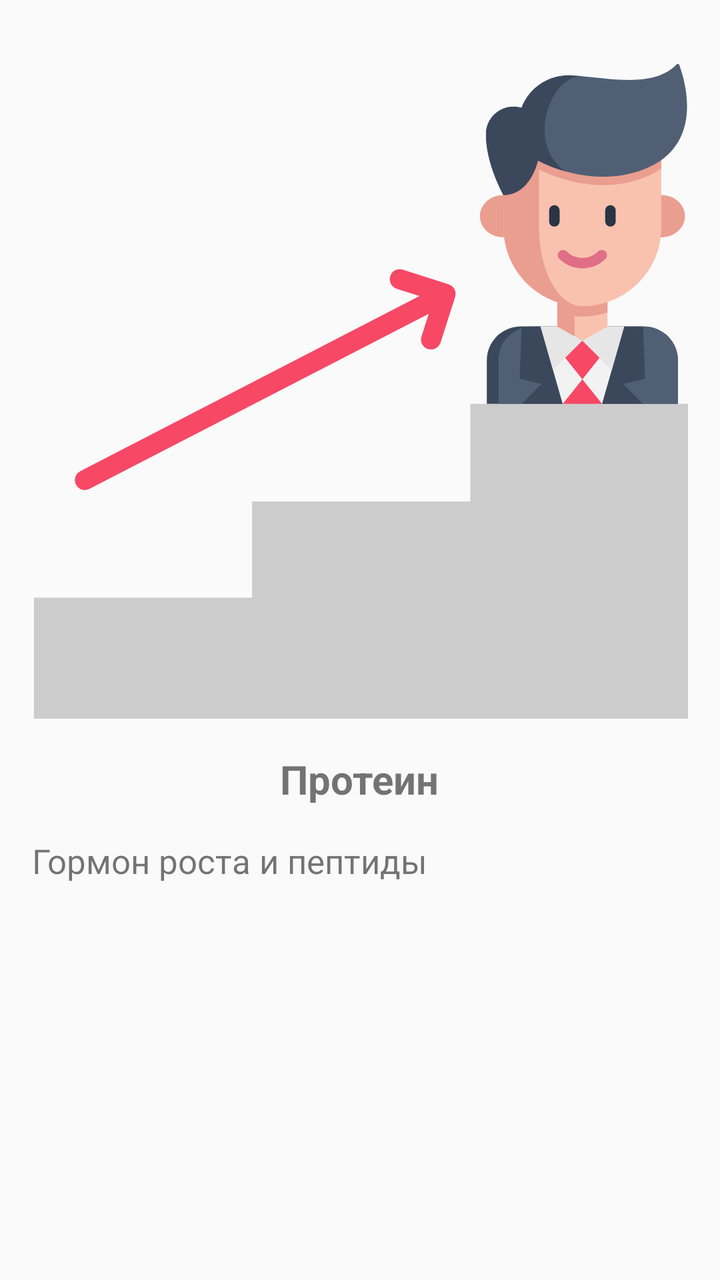
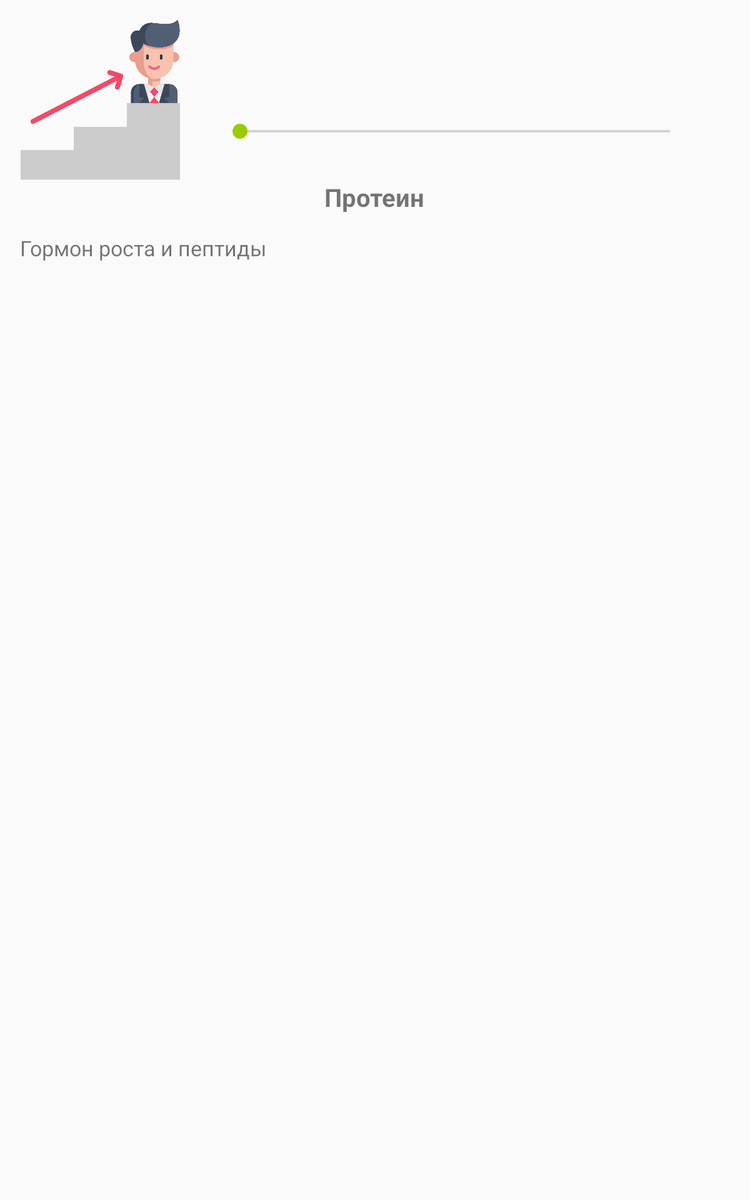

First picture: res/layout/ on a phone held upright. Second picture: the repository's own variant of that layout, on a device whose configuration matches the variant's folder. Source for both follows.
<!-- AndroidManifest.xml: application theme AppTheme -->
<!-- res/layout/activity_content.xml -->
<?xml version="1.0" encoding="utf-8"?>
<androidx.constraintlayout.widget.ConstraintLayout xmlns:android="http://schemas.android.com/apk/res/android"
    xmlns:app="http://schemas.android.com/apk/res-auto"
    xmlns:tools="http://schemas.android.com/tools"
    android:id="@+id/container"
    android:layout_width="match_parent"
    android:layout_height="match_parent"
    tools:context="romant.app.test.MainActivity">


    <ScrollView

        android:id="@+id/item1"
        android:layout_width="match_parent"
        android:layout_height="wrap_content"
        android:visibility="visible"
        tools:ignore="MissingConstraints">

        <LinearLayout

            android:layout_width="match_parent"
            android:layout_height="wrap_content"
            android:orientation="vertical"
            android:padding="16dp">

            <ImageView
                android:id="@+id/imageView12"
                android:layout_width="match_parent"
                android:layout_height="wrap_content"
                app:srcCompat="@drawable/image1" />

            <TextView
                android:layout_width="wrap_content"
                android:layout_height="match_parent"
                android:layout_gravity="center_horizontal"
                android:text="@string/title1"
                android:textSize="20sp"
                android:textStyle="bold"/>

            <TextView
                android:justificationMode="inter_word"
                android:id="@+id/textView_text11"
                android:layout_width="match_parent"
                android:layout_height="wrap_content"
                android:paddingTop="16dp"
                android:text="@string/text1"
                android:textSize="17sp" />

        </LinearLayout>

    </ScrollView>

    <ScrollView
        android:id="@+id/item2"
        android:layout_width="match_parent"
        android:layout_height="wrap_content"
        android:visibility="gone"
        tools:ignore="MissingConstraints">

        <LinearLayout

            android:layout_width="match_parent"
            android:layout_height="wrap_content"
            android:orientation="vertical"
            android:padding="16dp">

            <ImageView
                android:id="@+id/imageView22"
                android:layout_width="match_parent"
                android:layout_height="wrap_content"
                app:srcCompat="@drawable/image2" />

            <TextView
                android:layout_width="wrap_content"
                android:layout_height="match_parent"
                android:layout_gravity="center_horizontal"
                android:text="@string/title2"
                android:textSize="20sp"
                android:textStyle="bold" />

            <TextView
                android:justificationMode="inter_word"
                android:id="@+id/textView_text22"
                android:layout_width="match_parent"
                android:layout_height="wrap_content"
                android:paddingTop="16dp"
                android:text="@string/text2"
                android:textSize="17sp" />


        </LinearLayout>

    </ScrollView>

    <ScrollView
        android:id="@+id/item3"
        android:layout_width="match_parent"
        android:layout_height="wrap_content"
        android:visibility="gone"
        tools:ignore="MissingConstraints">

        <LinearLayout
            android:layout_width="match_parent"
            android:layout_height="wrap_content"
            android:orientation="vertical"
            android:padding="16dp">

            <ImageView
                android:id="@+id/imageView32"
                android:layout_width="match_parent"
                android:layout_height="wrap_content"
                app:srcCompat="@drawable/image3" />

            <TextView
                android:layout_width="wrap_content"
                android:layout_height="match_parent"
                android:layout_gravity="center_horizontal"
                android:text="@string/title3"
                android:textSize="20sp"
                android:textStyle="bold" />

            <TextView
                android:justificationMode="inter_word"
                android:id="@+id/textView_text32"
                android:layout_width="match_parent"
                android:layout_height="wrap_content"
                android:paddingTop="16dp"
                android:text="@string/text3"
                android:textSize="17sp" />

        </LinearLayout>

    </ScrollView>

    <ScrollView
        android:id="@+id/item4"
        android:layout_width="match_parent"
        android:layout_height="wrap_content"
        android:visibility="gone"
        tools:ignore="MissingConstraints">

        <LinearLayout

            android:layout_width="match_parent"
            android:layout_height="wrap_content"
            android:orientation="vertical"
            android:padding="16dp">

            <ImageView
                android:id="@+id/imageView42"
                android:layout_width="match_parent"
                android:layout_height="wrap_content"
                app:srcCompat="@drawable/image4" />


            <TextView
                android:layout_width="wrap_content"
                android:layout_height="match_parent"
                android:layout_gravity="center_horizontal"
                android:text="@string/title4"
                android:textSize="20sp"
                android:textStyle="bold" />


            <TextView
                android:justificationMode="inter_word"
                android:id="@+id/textView_text42"
                android:layout_width="wrap_content"
                android:layout_height="wrap_content"
                android:paddingTop="16dp"
                android:text="@string/text4"
                android:textSize="17sp" />

        </LinearLayout>

    </ScrollView>

    <ScrollView
        android:layout_width="match_parent"
        android:layout_height="wrap_content"
        tools:ignore="MissingConstraints">

        <LinearLayout

            android:id="@+id/item5"
            android:layout_width="match_parent"
            android:layout_height="wrap_content"
            android:orientation="vertical"
            android:padding="16dp"
            android:visibility="gone">

            <ImageView
                android:id="@+id/imageView52"
                android:layout_width="match_parent"
                android:layout_height="wrap_content"
                app:srcCompat="@drawable/image5" />

            <TextView
                android:layout_width="wrap_content"
                android:layout_height="match_parent"
                android:layout_gravity="center_horizontal"
                android:text="@string/title5"
                android:textSize="20sp"
                android:textStyle="bold"/>

            <TextView
                android:justificationMode="inter_word"
                android:id="@+id/textView_text52"
                android:layout_width="wrap_content"
                android:layout_height="wrap_content"
                android:paddingTop="16dp"
                android:text="@string/text5"
                android:textSize="17sp" />

        </LinearLayout>
    </ScrollView>

    <ScrollView
        android:id="@+id/item6"
        android:visibility="gone"
        android:layout_width="match_parent"
        android:layout_height="wrap_content"
        tools:ignore="MissingConstraints">

        <LinearLayout

            android:layout_width="match_parent"
            android:layout_height="wrap_content"
            android:orientation="vertical"
            android:padding="16dp">

            <ImageView
                android:id="@+id/imageView62"
                android:layout_width="match_parent"
                android:layout_height="wrap_content"
                app:srcCompat="@drawable/image6" />


            <TextView
                android:layout_width="wrap_content"
                android:layout_height="match_parent"
                android:layout_gravity="center_horizontal"
                android:text="@string/title6"
                android:textSize="20sp"
                android:textStyle="bold" />

            <TextView
                android:justificationMode="inter_word"
                android:id="@+id/textView_text62"
                android:layout_width="match_parent"
                android:layout_height="wrap_content"
                android:paddingTop="16dp"
                android:text="@string/text6"
                android:textSize="17sp" />
        </LinearLayout>
    </ScrollView>

</androidx.constraintlayout.widget.ConstraintLayout>
<!-- resources referenced by this layout -->
<resources>
  <!-- drawable image1: vector/xml drawable (drawable, 5207 chars, omitted) -->
  <!-- drawable image2: vector/xml drawable (drawable, 10924 chars, omitted) -->
  <!-- drawable image3: vector/xml drawable (drawable, 9031 chars, omitted) -->
  <!-- drawable image4: vector/xml drawable (drawable, 8268 chars, omitted) -->
  <!-- drawable image5: vector/xml drawable (drawable, 4986 chars, omitted) -->
  <!-- drawable image6: vector/xml drawable (drawable, 7432 chars, omitted) -->
  <string name="text1">Гормон роста и пептиды</string>
  <string name="text2">Гормон роста и пептиды</string>
  <string name="text3">Гормон роста и пептиды</string>
  <string name="text4">Гормон роста и пептиды</string>
  <string name="text5">Гормон роста и пептиды</string>
  <string name="text6">Гормон роста и пептиды</string>
  <string name="title1">Протеин</string>
  <string name="title2">Гейнер</string>
  <string name="title3">BCAA</string>
  <string name="title4">Аминокислоты b BCAA</string>
  <string name="title5">Анаболические стероиды</string>
  <string name="title6">Анаболические комплексы</string>
  <style name="AppTheme" parent="Theme.AppCompat.DayNight.NoActionBar">
          
          <item name="colorPrimary">@android:color/holo_green_light</item>
          <item name="colorPrimaryDark">@android:color/holo_green_dark</item>
          <item name="colorAccent">@android:color/holo_green_light</item>
      </style>
</resources>
<!-- res/layout-large/activity_content.xml (the repository's variant of the layout above) -->
<!-- drawn on a 7-inch tablet held upright -->
<?xml version="1.0" encoding="utf-8"?>
<androidx.constraintlayout.widget.ConstraintLayout xmlns:android="http://schemas.android.com/apk/res/android"
    xmlns:app="http://schemas.android.com/apk/res-auto"
    xmlns:tools="http://schemas.android.com/tools"
    android:id="@+id/container"
    android:layout_width="match_parent"
    android:layout_height="match_parent"
    tools:context="romant.app.test.MainActivity">


    <ScrollView

        android:id="@+id/item1"
        android:layout_width="match_parent"
        android:layout_height="wrap_content"
        android:visibility="visible"
        tools:ignore="MissingConstraints">

        <LinearLayout

            android:layout_width="match_parent"
            android:layout_height="wrap_content"
            android:orientation="vertical"
            android:padding="16dp">

            <LinearLayout
                android:orientation="horizontal"
                android:layout_width="match_parent"
                android:layout_height="match_parent">

            <ImageView
                android:layout_width="128dp"
                android:layout_height="128dp"
                app:srcCompat="@drawable/image1"
                android:contentDescription="TODO" />

            <androidx.constraintlayout.widget.ConstraintLayout
                android:id="@+id/player_layout"
                android:layout_width="match_parent"
                android:layout_height="128dp">
                <ImageView
                    android:id="@+id/btnPlay"
                    android:layout_width="wrap_content"
                    android:layout_height="wrap_content"
                    android:layout_marginTop="32dp"
                    android:background="?attr/selectableItemBackground"
                    app:layout_constraintEnd_toStartOf="@+id/btnPause"
                    app:layout_constraintHorizontal_bias="0.5"
                    app:layout_constraintStart_toStartOf="parent"
                    app:layout_constraintTop_toTopOf="parent"
                    app:srcCompat="@drawable/ic_play_arrow_black_24dp"
                    android:contentDescription="TODO" />

                <ImageView
                    android:id="@+id/btnPause"
                    android:layout_width="wrap_content"
                    android:layout_height="wrap_content"
                    android:background="?attr/selectableItemBackground"
                    app:layout_constraintEnd_toStartOf="@+id/btnStop"
                    app:layout_constraintHorizontal_bias="0.5"
                    app:layout_constraintStart_toEndOf="@+id/btnPlay"
                    app:layout_constraintTop_toTopOf="@+id/btnPlay"
                    app:srcCompat="@drawable/ic_pause_black_24dp"
                    android:contentDescription="TODO" />

                <ImageView
                    android:id="@+id/btnStop"
                    android:layout_width="wrap_content"
                    android:layout_height="wrap_content"
                    android:background="?attr/selectableItemBackground"
                    app:layout_constraintEnd_toEndOf="parent"
                    app:layout_constraintHorizontal_bias="0.5"
                    app:layout_constraintStart_toEndOf="@+id/btnPause"
                    app:layout_constraintTop_toTopOf="@+id/btnPause"
                    app:srcCompat="@drawable/ic_stop_black_24dp"
                    android:contentDescription="TODO" />

                <SeekBar
                    android:id="@+id/seekBar"
                    android:layout_width="0dp"
                    android:layout_height="wrap_content"
                    android:layout_marginStart="32dp"
                    android:layout_marginTop="48dp"
                    android:layout_marginEnd="32dp"
                    app:layout_constraintEnd_toEndOf="parent"
                    app:layout_constraintStart_toStartOf="parent"
                    app:layout_constraintTop_toBottomOf="@+id/btnPlay" />

                <TextView
                    android:id="@+id/tv_pass"
                    android:layout_width="wrap_content"
                    android:layout_height="wrap_content"
                    android:layout_marginBottom="8dp"
                    android:paddingLeft="32dp"
                    android:text=""
                    app:layout_constraintBottom_toTopOf="@+id/seekBar"
                    app:layout_constraintStart_toStartOf="parent" />

                <TextView
                    android:id="@+id/tv_due"
                    android:layout_width="wrap_content"
                    android:layout_height="wrap_content"
                    android:paddingRight="32dp"
                    android:layout_marginBottom="8dp"
                    android:text=""
                    app:layout_constraintBottom_toTopOf="@+id/seekBar"
                    app:layout_constraintEnd_toEndOf="parent"
                    app:layout_constraintTop_toTopOf="@+id/tv_pass" />
            </androidx.constraintlayout.widget.ConstraintLayout>

            </LinearLayout>
            <TextView
                android:layout_width="wrap_content"
                android:layout_height="match_parent"
                android:layout_gravity="center_horizontal"
                android:text="@string/title1"
                android:textSize="20sp"
                android:textStyle="bold"/>

            <TextView
                android:justificationMode="inter_word"
                android:layout_width="match_parent"
                android:layout_height="wrap_content"
                android:paddingTop="16dp"
                android:text="@string/text1"
                android:textSize="17sp"
                tools:targetApi="o" />

        </LinearLayout>

    </ScrollView>

    <ScrollView
        android:id="@+id/item2"
        android:layout_width="match_parent"
        android:layout_height="wrap_content"
        android:visibility="gone"
        tools:ignore="MissingConstraints">

        <LinearLayout

            android:layout_width="match_parent"
            android:layout_height="wrap_content"
            android:orientation="vertical"
            android:padding="16dp">

            <ImageView
                android:layout_width="match_parent"
                android:layout_height="wrap_content"
                app:srcCompat="@drawable/image2"
                android:contentDescription="TODO" />

            <TextView
                android:layout_width="wrap_content"
                android:layout_height="match_parent"
                android:layout_gravity="center_horizontal"
                android:text="@string/title2"
                android:textSize="20sp"
                android:textStyle="bold" />

            <TextView
                android:justificationMode="inter_word"
                android:layout_width="match_parent"
                android:layout_height="wrap_content"
                android:paddingTop="16dp"
                android:text="@string/text2"
                android:textSize="17sp"
                tools:targetApi="o" />


        </LinearLayout>

    </ScrollView>

    <ScrollView
        android:id="@+id/item3"
        android:layout_width="match_parent"
        android:layout_height="wrap_content"
        android:visibility="gone"
        tools:ignore="MissingConstraints">

        <LinearLayout
            android:layout_width="match_parent"
            android:layout_height="wrap_content"
            android:orientation="vertical"
            android:padding="16dp">

            <ImageView
                android:layout_width="match_parent"
                android:layout_height="wrap_content"
                app:srcCompat="@drawable/image3"
                android:contentDescription="TODO" />

            <TextView
                android:layout_width="wrap_content"
                android:layout_height="match_parent"
                android:layout_gravity="center_horizontal"
                android:text="@string/title3"
                android:textSize="20sp"
                android:textStyle="bold" />

            <TextView
                android:justificationMode="inter_word"
                android:layout_width="match_parent"
                android:layout_height="wrap_content"
                android:paddingTop="16dp"
                android:text="@string/text3"
                android:textSize="17sp"
                tools:targetApi="o" />

        </LinearLayout>

    </ScrollView>

    <ScrollView
        android:id="@+id/item4"
        android:layout_width="match_parent"
        android:layout_height="wrap_content"
        android:visibility="gone"
        tools:ignore="MissingConstraints">

        <LinearLayout

            android:layout_width="match_parent"
            android:layout_height="wrap_content"
            android:orientation="vertical"
            android:padding="16dp">

            <ImageView
                android:layout_width="match_parent"
                android:layout_height="wrap_content"
                app:srcCompat="@drawable/image4"
                android:contentDescription="TODO" />


            <TextView
                android:layout_width="wrap_content"
                android:layout_height="match_parent"
                android:layout_gravity="center_horizontal"
                android:text="@string/title4"
                android:textSize="20sp"
                android:textStyle="bold" />


            <TextView
                android:justificationMode="inter_word"
                android:layout_width="wrap_content"
                android:layout_height="wrap_content"
                android:paddingTop="16dp"
                android:text="@string/text4"
                android:textSize="17sp"
                tools:targetApi="o" />

        </LinearLayout>

    </ScrollView>

    <ScrollView
        android:layout_width="match_parent"
        android:layout_height="wrap_content"
        tools:ignore="MissingConstraints">

        <LinearLayout

            android:id="@+id/item5"
            android:layout_width="match_parent"
            android:layout_height="wrap_content"
            android:orientation="vertical"
            android:padding="16dp"
            android:visibility="gone">

            <ImageView
                android:layout_width="match_parent"
                android:layout_height="wrap_content"
                app:srcCompat="@drawable/image5"
                android:contentDescription="TODO" />

            <TextView
                android:layout_width="wrap_content"
                android:layout_height="match_parent"
                android:layout_gravity="center_horizontal"
                android:text="@string/title5"
                android:textSize="20sp"
                android:textStyle="bold"/>

            <TextView
                android:justificationMode="inter_word"
                android:layout_width="wrap_content"
                android:layout_height="wrap_content"
                android:paddingTop="16dp"
                android:text="@string/text5"
                android:textSize="17sp"
                tools:targetApi="o" />

        </LinearLayout>
    </ScrollView>

    <ScrollView
        android:id="@+id/item6"
        android:visibility="gone"
        android:layout_width="match_parent"
        android:layout_height="wrap_content"
        tools:ignore="MissingConstraints">

        <LinearLayout

            android:layout_width="match_parent"
            android:layout_height="wrap_content"
            android:orientation="vertical"
            android:padding="16dp">

            <ImageView
                android:layout_width="match_parent"
                android:layout_height="wrap_content"
                app:srcCompat="@drawable/image6"
                android:contentDescription="TODO" />


            <TextView
                android:layout_width="wrap_content"
                android:layout_height="match_parent"
                android:layout_gravity="center_horizontal"
                android:text="@string/title6"
                android:textSize="20sp"
                android:textStyle="bold" />

            <TextView
                android:justificationMode="inter_word"
                android:layout_width="match_parent"
                android:layout_height="wrap_content"
                android:paddingTop="16dp"
                android:text="@string/text6"
                android:textSize="17sp"
                tools:targetApi="o" />
        </LinearLayout>
    </ScrollView>

</androidx.constraintlayout.widget.ConstraintLayout>
